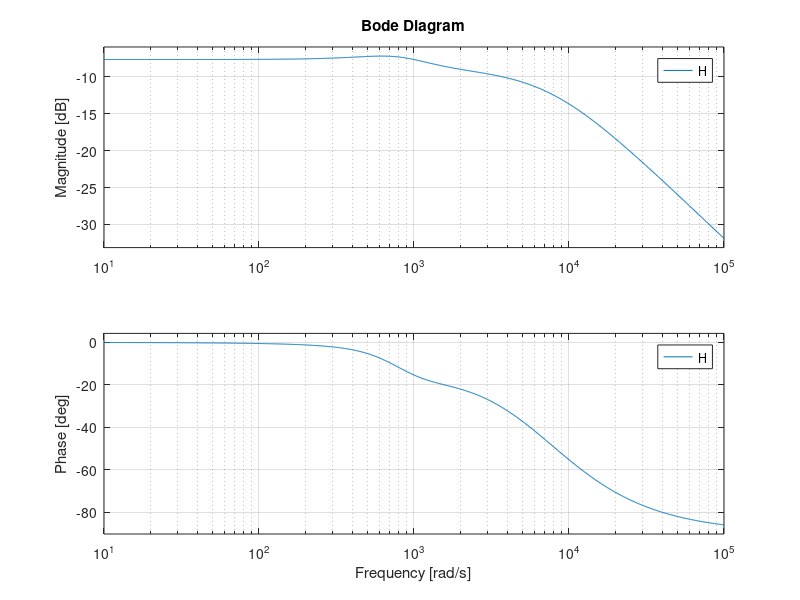

The MATLAB source for this figure:
%% Script to get frequency response and couplings between phases

%% Parameters
rs =1.98; 
Lms = 641e-6;
Ll = 344.5200e-6;
Llm = 38e-6;
Phi_f =0.03;
f = 100; 
P = 6; 
Tm = 1; 
J = 0.275e-3;
%% Initial calculations
L0 = Ll + 1.5*Lms; 
L1 =  (sqrt(3)* Llm + 1.5 *Lms);
L2 =  2*Llm + 1.5*Lms;
omg = 2*pi*f;
%% Matrices
Mat1 = [L0 0 L1 0 L2 0; 
        0 L0 0 L1 0 L2;
        L1 0 L0 0 L1 0;
        0 L1 0 L0 0 L1;
        L2 0 L1 0 L0 0;
        0 L2 0 L1 0 L0];
Mat2 = [-rs -omg*L0 0 -omg*L1 0 -omg*L2;
        omg*L0 -rs omg*L1 0 omg*L2 0;
        0 -omg*L1 -rs -omg*L0 0 -omg*L1;
        omg*L1 0 omg*L0 -rs omg*L1 0;
        0 -omg*L2 0 -omg*L1 -rs -omg*L0;
        omg*L2 0 omg*L1 0 omg*L0 -rs];
D = Phi_f*omg*[ 1;0;1;0;1;0];
A = inv(Mat1)*Mat2;
B = inv(Mat1);
C = [1 0 0 0 0 0]; 
D = zeros(1,1);
%% Transfer function
% B(:,i) signifies Iq1/Vqi for all i = 1,2,3; 
[b, a] = ss2tf(A,B(:,1),C,D);
 H = tf(b,a);
 figure(1) 
 bode(H)
 hold on 
 grid on
% Temp1 = Mat2*[Idq1; Idq2; Idq3];